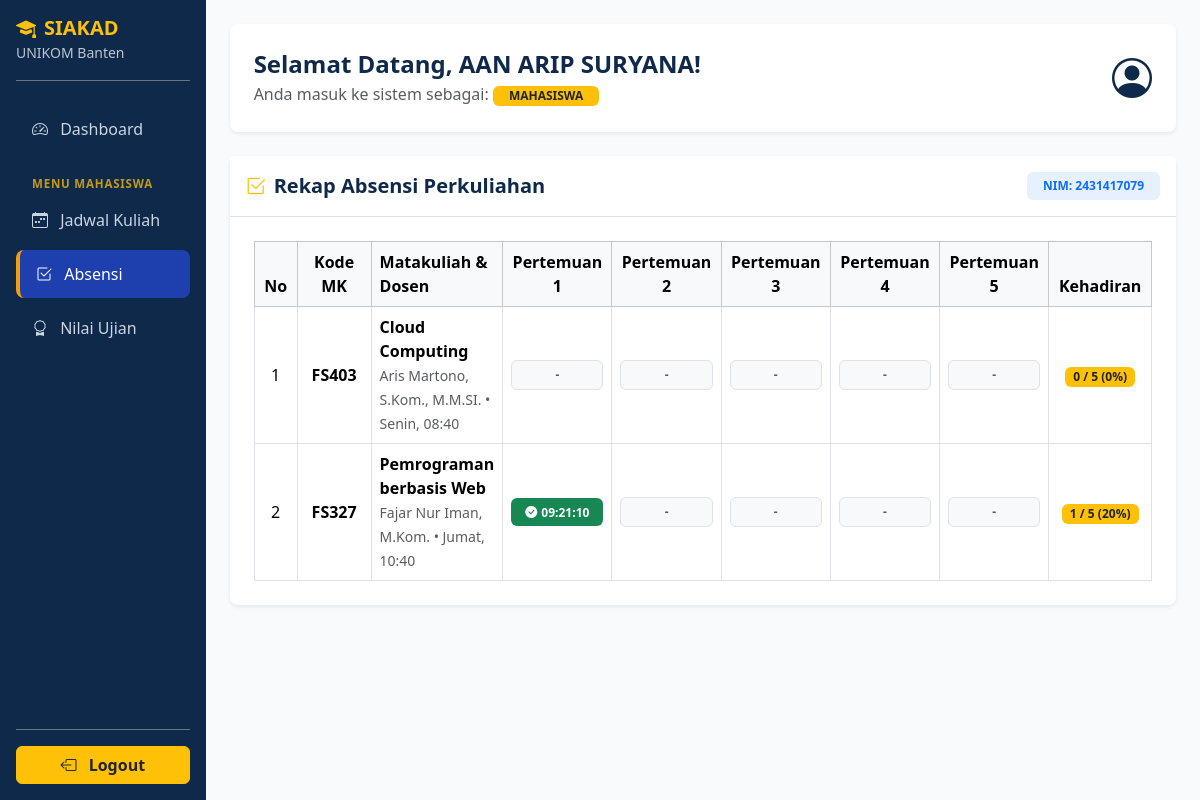
Screenshot of /absensi_mahasiswa.php (signed in) with the database file from the repository.
### tables this page shows
CREATE TABLE `krs` (
  `id_krs` int(11) NOT NULL,
  `nim` char(10) NOT NULL,
  `id_jadwal` int(11) NOT NULL,
  `pertemuan1` time DEFAULT NULL,
  `pertemuan2` time DEFAULT NULL,
  `pertemuan3` time DEFAULT NULL,
  `pertemuan4` time DEFAULT NULL,
  `pertemuan5` time DEFAULT NULL,
  `nilai_tm` int(3) DEFAULT NULL,
  `nilai_uts` int(3) DEFAULT NULL,
  `nilai_uas` int(3) DEFAULT NULL,
  `nilai_akhir` decimal(5,2) DEFAULT NULL,
  `grade` char(1) DEFAULT NULL
);

CREATE TABLE `jadwal` (
  `id_jadwal` int(11) NOT NULL,
  `kode_mk` char(5) NOT NULL,
  `hari` enum('Senin','Selasa','Rabu','Kamis','Jumat','Sabtu') NOT NULL,
  `jam_mulai` time NOT NULL,
  `jam_selesai` time NOT NULL,
  `ruangan` char(5) NOT NULL,
  `nid` char(5) NOT NULL
);

CREATE TABLE `matakuliah` (
  `kode_mk` char(5) NOT NULL,
  `nama_mk` varchar(100) NOT NULL,
  `sks` int(1) NOT NULL
);

CREATE TABLE `dosen` (
  `nid` char(5) NOT NULL,
  `nama_lengkap` varchar(100) NOT NULL
);

### absensi_mahasiswa.php (the view, shortened to what this page needs)
<?php
include 'header.php';
include 'koneksi.php';
$nim = $_SESSION['username'];
$query = mysqli_query($koneksi, "
    SELECT krs.*, jadwal.kode_mk, jadwal.hari, jadwal.jam_mulai, jadwal.jam_selesai,
           matakuliah.nama_mk, dosen.nama_lengkap AS nama_dosen
    FROM krs
    INNER JOIN jadwal ON krs.id_jadwal = jadwal.id_jadwal
    INNER JOIN matakuliah ON jadwal.kode_mk = matakuliah.kode_mk
    INNER JOIN dosen ON jadwal.nid = dosen.nid
    WHERE krs.nim = '$nim'
    ORDER BY FIELD(jadwal.hari, 'Senin', 'Selasa', 'Rabu', 'Kamis', 'Jumat', 'Sabtu'), jadwal.jam_mulai ASC
");
$no = 1;
?>
        <div class="card border-0 shadow-sm rounded-3">
            <div class="card-header bg-white py-3 d-flex justify-content-between align-items-center border-bottom">
                <h5 class="fw-bold mb-0" style="color: #0f294a;">
                    <i class="bi bi-check2-square me-2 text-warning"></i>Rekap Absensi Perkuliahan
                </h5>
                <span class="badge bg-primary bg-opacity-10 text-primary px-3 py-2">
                    NIM: <?= $nim; ?>
                </span>
            </div>
            <div class="card-body p-4">
                <div class="table-responsive">
                    <table class="table table-hover table-bordered align-middle mb-0">
                        <thead class="table-light text-center">
                            <tr>
                                <th width="50">No</th>
                                <th width="100">Kode MK</th>
                                <th class="text-start">Matakuliah & Dosen</th>
                                <th width="115">Pertemuan 1</th>
                                <th width="115">Pertemuan 2</th>
                                <th width="115">Pertemuan 3</th>
                                <th width="115">Pertemuan 4</th>
                                <th width="115">Pertemuan 5</th>
                                <th width="110">Kehadiran</th>
                            </tr>
                        </thead>
                        <tbody>
                        <?php if (mysqli_num_rows($query) > 0) { ?>
                            <?php foreach ($query as $data) {
                                $jumlah_hadir = 0;
                            ?>
                            <tr>
                                <td class="text-center"><?= $no++; ?></td>
                                <td class="text-center fw-semibold"><?= $data['kode_mk']; ?></td>
                                <td>
                                    <div class="fw-semibold"><?= $data['nama_mk']; ?></div>
                                    <small class="text-muted">
                                        <?= $data['nama_dosen']; ?> &bull; <?= $data['hari']; ?>, <?= date('H:i', strtotime($data['jam_mulai'])); ?>
                                    </small>
                                </td>
                                <?php for ($i = 1; $i <= 5; $i++) {
                                    $kolom = "pertemuan" . $i;
                                    $jam_absen = $data[$kolom];
                                ?>
                                    <td class="text-center">
                                        <?php if (!empty($jam_absen)) {
                                            $jumlah_hadir++;
                                        ?>
                                            <span class="badge bg-success py-2 px-2 w-100">
                                                <i class="bi bi-check-circle-fill me-1"></i><?= date('H:i:s', strtotime($jam_absen)); ?>
                                            </span>
                                        <?php } else { ?>
                                            <span class="badge bg-light text-muted border py-2 px-2 w-100">
                                                -
                                            </span>
                                        <?php } ?>
                                    </td>
                                <?php } ?>
                                <td class="text-center fw-bold">
                                    <?php $persen = ($jumlah_hadir / 5) * 100; ?>
                                    <span class="badge <?= ($persen >= 80) ? 'bg-primary' : 'bg-warning text-dark'; ?> px-2 py-1">
                                        <?= $jumlah_hadir; ?> / 5 (<?= $persen; ?>%)
                                    </span>
                                </td>
                            </tr>
                            <?php } ?>
                        <?php } ?>
                        </tbody>
                    </table>
                </div>
            </div>
        </div>
    </div>
</div>
</body>
</html>

### header.php (style rules this page uses)
body { background-color: #f8fafc; }

### rows the page displays
krs: id_jadwal.kode_mk "FS403", matakuliah.nama_mk "Cloud Computing", dosen.nama_lengkap "Aris Martono, S.Kom., M.M.SI.", id_jadwal.hari "Senin", id_jadwal.jam_mulai "08:40", jumlah_hadir "0", persen "0"
krs: id_jadwal.kode_mk "FS327", matakuliah.nama_mk "Pemrograman berbasis Web", dosen.nama_lengkap "Fajar Nur Iman, M.Kom.", id_jadwal.hari "Jumat", id_jadwal.jam_mulai "10:40", pertemuan1 "09:21:10", jumlah_hadir "1", persen "20"

### other values shown
$nama "AAN ARIP SURYANA"
$role "MAHASISWA"
$nim "2431417079"
